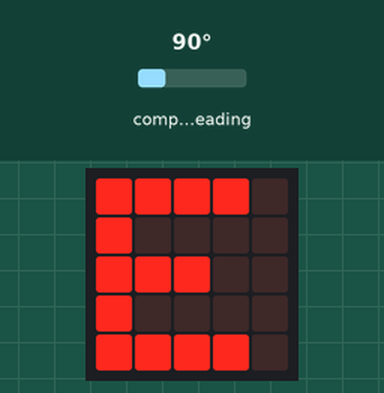
The program below on a simulated BBC micro:bit running MicroPython. Shown: the board's 5×5 LED display. Inputs (shaded band) come from the test bench; at power-on: compass heading 90°. The compass is already calibrated.

Above: at 1.3 s.
1.4 s: compass heading set to 47°
2.9 s: compass heading set to 42°
At 3.5 s:
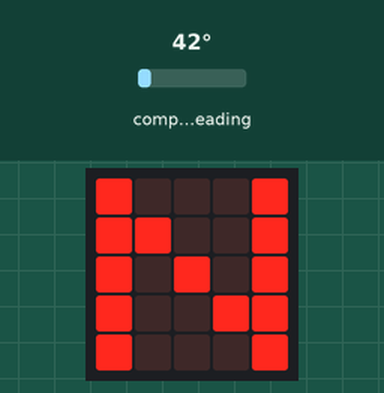
4.4 s: compass heading set to 180°
At 4.7 s:
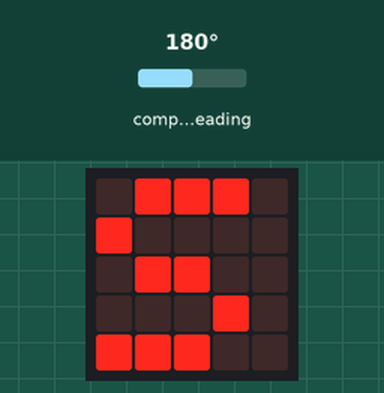
5.9 s: compass heading set to 269°
At 7.0 s:
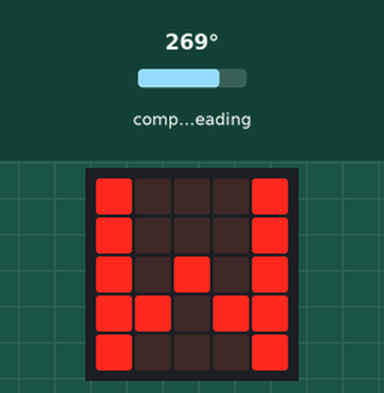
7.4 s: compass heading set to 7°
At 8.1 s:
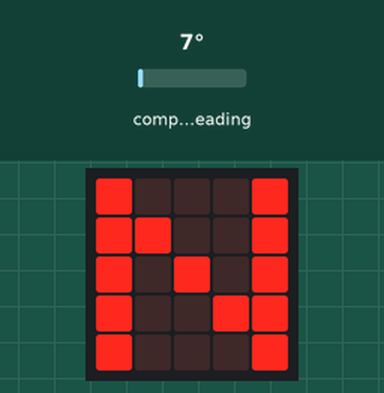
8.9 s: compass heading set to 90°
At 9.3 s:
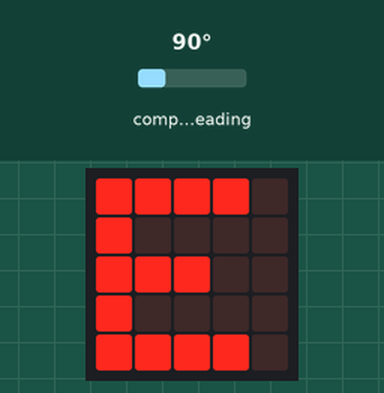
Timing chart, 0 to 11.4 s (numbered marks = the images above; inputs shaded):
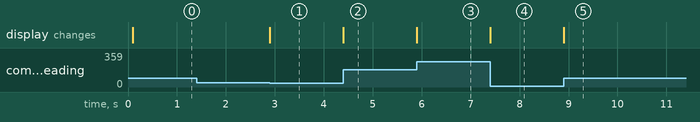

Measured:
- the behaviour switches between 45 and 44° on compass heading (found by bisection; images 0 and 1)
- after the input at 1.4 s, every drawn part: stays the same
- after the input at 2.9 s, the display: changes at once (image 1)
- after the input at 4.4 s, the display: changes at once (image 2)
- after the input at 5.9 s, the display: changes at once (image 3)
- after the input at 7.4 s, the display: changes at once (image 4)
- after the input at 8.9 s, the display: changes at once (image 5)

The program:

compass.py
```python
from microbit import *

compass.calibrate()

while True:
    degrees = compass.heading()
    if degrees < 45:
        display.show("N")
    elif degrees < 135:
        display.show("E")
    elif degrees < 225:
        display.show("S")
    elif degrees < 315:
        display.show("W")
```
